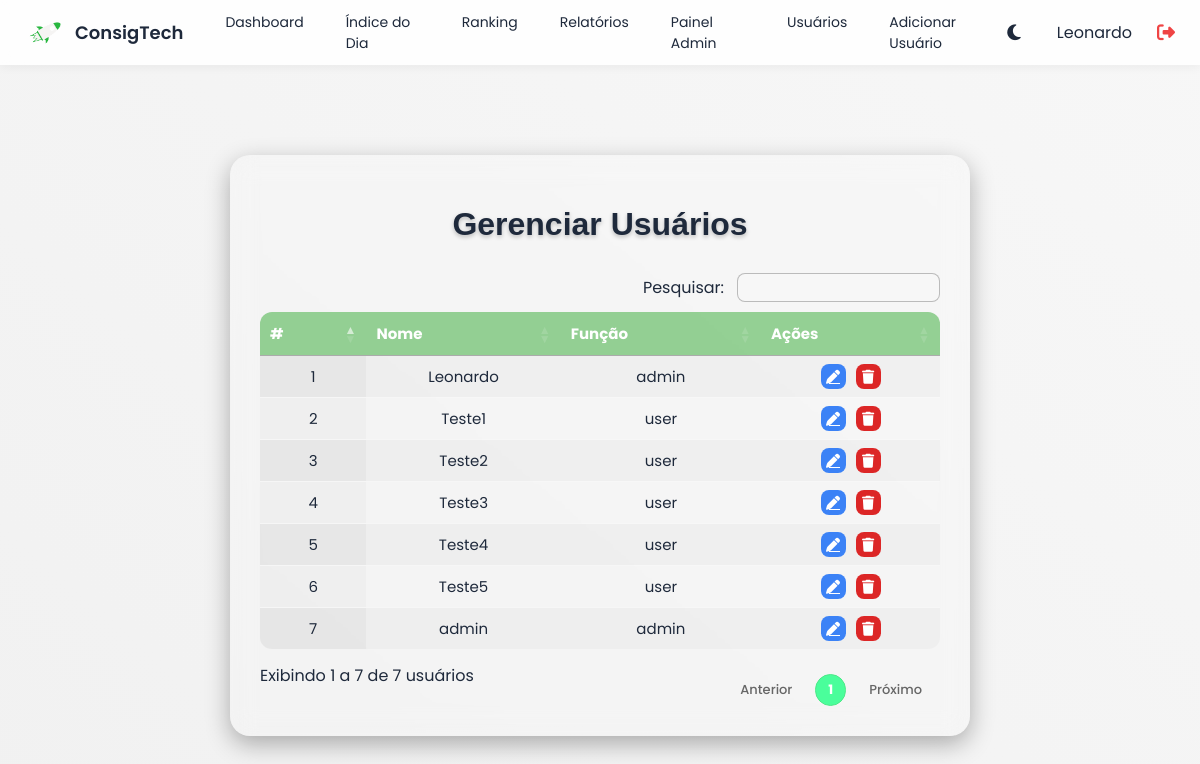
Before: /usuarios (signed in) with the older database file.
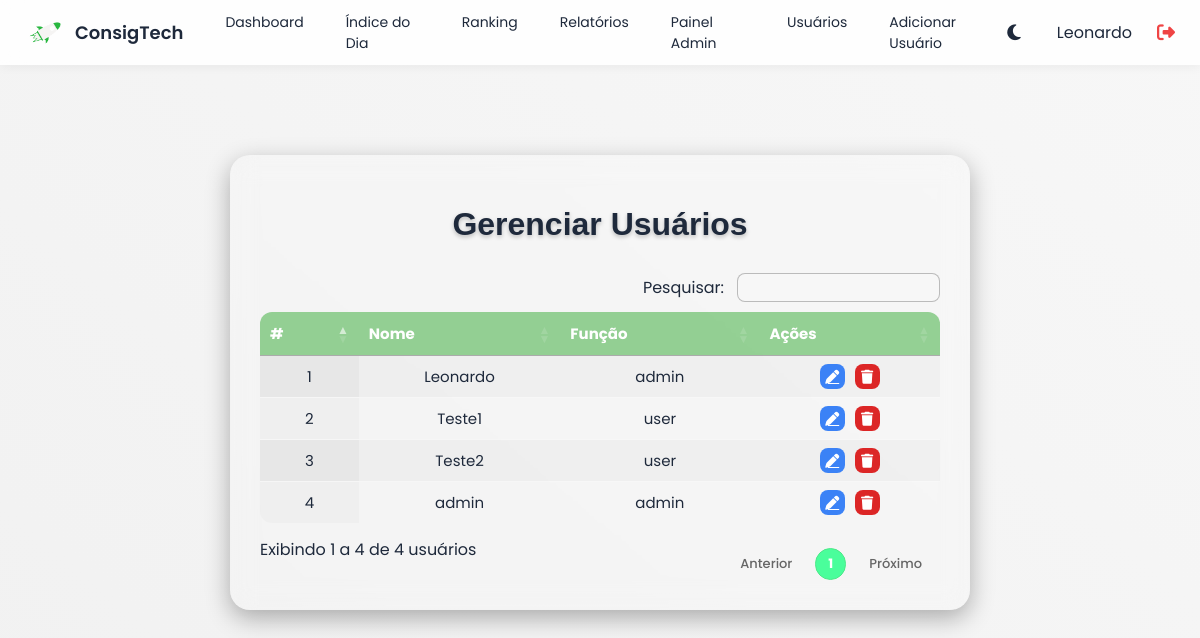
After: the same page with the newer database file.
### tables this page shows
CREATE TABLE users (
            id INTEGER PRIMARY KEY AUTOINCREMENT,
            nome TEXT UNIQUE NOT NULL,
            senha TEXT NOT NULL,
            role TEXT DEFAULT 'user'
        );

### app.py (the view)
@app.route("/usuarios", endpoint="usuarios")
def usuarios():
    if "user" not in session or session["role"] != "admin":
        return redirect(url_for("login"))
    conn = get_conn()
    cur = conn.cursor()
    cur.execute("SELECT id, nome, role FROM users ORDER BY id ASC;")
    usuarios = cur.fetchall()
    conn.close()
    return render_template("usuarios.html", usuarios=usuarios)

### app.py (called while the page is built)
def get_conn():
    if DATABASE_URL and psycopg2:
        return psycopg2.connect(DATABASE_URL, sslmode="require")
    else:
        return sqlite3.connect(LOCAL_DB, check_same_thread=False)

### templates/usuarios.html (shortened to what this page needs)
{% extends "base.html" %}
{% block content %}
<link rel="stylesheet" href="https://cdn.datatables.net/1.13.6/css/jquery.dataTables.min.css">
<link rel="stylesheet" href="https://cdnjs.cloudflare.com/ajax/libs/font-awesome/6.5.0/css/all.min.css">
<div class="usuarios-container">
  <h1 class="titulo-tomorrow">Gerenciar Usuários</h1>
  <table id="usuarios" class="display">
    <thead>
      <tr>
        <th>#</th>
        <th>Nome</th>
        <th>Função</th>
        <th>Ações</th>
      </tr>
    </thead>
    <tbody>
      {% for u in usuarios %}
      <tr>
        <td>{{ loop.index }}</td>
        <td>{{ u[1] }}</td>
        <td>{{ u[2] }}</td>
        <td>
          <div class="acoes-btns">
            <a href="{{ url_for('editar_usuario', id=u[0]) }}" class="btn-icon editar">
              <i class="fa fa-pen"></i>
            </a>
            <form method="POST" action="{{ url_for('excluir_usuario', id=u[0]) }}" class="form-excluir">
              <button type="submit" class="btn-icon excluir" onclick="return confirm('Deseja excluir este usuário?')">
                <i class="fa fa-trash"></i>
              </button>
            </form>
          </div>
        </td>
      </tr>
      {% endfor %}
    </tbody>
  </table>
</div>
{% endblock %}

### templates/base.html (shortened to what this page needs)
<!DOCTYPE html>
<html lang="pt-BR">
<head>
    <link rel="stylesheet" href="https://cdnjs.cloudflare.com/ajax/libs/font-awesome/6.5.0/css/all.min.css">
</head>
<body>
    <div class="navbar">
        <div class="nav-left">
            <div class="logo">
                <img src="{{ url_for('static', filename='img/icone.png') }}" class="logo-icon">
                ConsigTech
            </div>
            <div class="menu">
                <a href="/dashboard">Dashboard</a>
                <a href="/indice_dia">Índice do Dia</a>
                <a href="/ranking">Ranking</a>
                {% if session.get('role') == 'admin' %}
                <a href="/relatorios">Relatórios</a>
                <a href="/painel_admin">Painel Admin</a>
                <a href="/usuarios">Usuários</a>
                <a href="/register">Adicionar Usuário</a>
                {% endif %}
            </div>
        </div>
        <div class="nav-right">
            <button id="toggleTheme" class="btn-theme">
                <i id="iconTema" class="fa-solid fa-moon"></i>
            </button>
            <span>{{ session.get('user') }}</span>
            <a href="/logout" class="logout-icon">
                <i class="fa-solid fa-right-from-bracket"></i>
            </a>
        </div>
    </div>
    <div class="container">
        {% block content %}{% endblock %}
    </div>
</body>
</html>

### templates/base.html (style rules this page uses)
:root { --gradiente-inicio: #e4e4e4; --gradiente-fim: #e0e0e0; --gradiente-inicio: #f1f1f1; --gradiente-fim: #f7f7f7; --cor-texto: #1e293b; --bg-container: rgba(255, 255, 255, 0.85); --bg-card: #ffffff; }
h1, h2, h3, h4 { color: var(--cor-texto); }
body { font-family: 'Poppins', sans-serif; background: linear-gradient(40deg, var(--gradiente-inicio), var(--gradiente-fim)); margin: 0; color: var(--cor-texto); transition: 0.4s ease; }
.navbar { height: 65px; background: var(--bg-container); backdrop-filter: blur(10px); display: flex; align-items: center; justify-content: space-between; padding: 0 25px; box-shadow: 0 2px 10px rgba(0, 0, 0, 0.05); }
.logo { display: flex; align-items: center; gap: 10px; font-weight: 600; font-size: 18px; }
.menu { display: flex; gap: 18px; margin-left: 30px; }
.menu a { text-decoration: none; color: var(--cor-texto); font-size: 14px; padding: 6px 12px; border-radius: 6px; }
.nav-left { display: flex; align-items: center; }
.nav-right { display: flex; align-items: center; gap: 15px; }
.container { max-width: 1300px; margin: auto; padding: 30px; }
.btn-theme { background: transparent; border: none; font-size: 18px; cursor: pointer; margin-right: 15px; color: var(--cor-texto); transition: .2s; }
.logout-icon { color: #ef4444; font-size: 18px; margin-left: 10px; transition: 0.2s; }
.logo-icon { width: 40px; height: 40px; border-radius: 6px; }

### templates/usuarios.html (style rules this page uses)
.usuarios-container { width: 100%; max-width: 680px; background: rgba(255, 255, 255, 0.12); backdrop-filter: blur(12px); padding: 30px; border-radius: 20px; box-shadow: 0 8px 25px rgba(0, 0, 0, 0.3); text-align: center; overflow: hidden; color: var(--cor-texto); margin-top: 80px; margin: 60px auto; }
h1.titulo-tomorrow { margin-bottom: 30px; font-family: 'Tomorrow', sans-serif; font-size: 32px; margin-bottom: 20px; font-weight: bold; color: var(--cor-texto); text-shadow: 0 2px 4px rgba(0, 0, 0, 0.25); }
table.dataTable { width: 100%; border-collapse: collapse; border-radius: 12px; overflow: hidden; color: var(--cor-texto); font-size: 15px; }
table.dataTable thead { background: rgba(0, 150, 0, 0.4); color: #fff; }
table.dataTable th, table.dataTable td { padding: 10px; text-align: center; border-bottom: 1px solid rgba(255, 255, 255, 0.2); }
.acoes-btns { display: flex; justify-content: center; align-items: center; gap: 8px; }
.acoes-btns { display: flex; justify-content: center; align-items: center; gap: 10px; }
.form-excluir { margin: 0; }
.btn-icon { width: 25px; height: 25px; display: flex; align-items: center; justify-content: center; border-radius: 8px; border: none; cursor: pointer; color: white; font-size: 14px; transition: 0.2s; }
.btn-icon.editar { background: #3b82f6; }
.btn-icon.excluir { background: #dc2626; }

Changed rows visible on the page:
removed users: nome "Teste3", role "user"
removed users: nome "Teste4", role "user"
removed users: nome "Teste5", role "user"
Other visible differences:
text written by a page script: "Pesquisar: Exibindo 1 a 7 de 7 usuários Anterior 1 Próximo" → "Pesquisar: Exibindo 1 a 4 de 4 usuários Anterior 1 Próximo"
